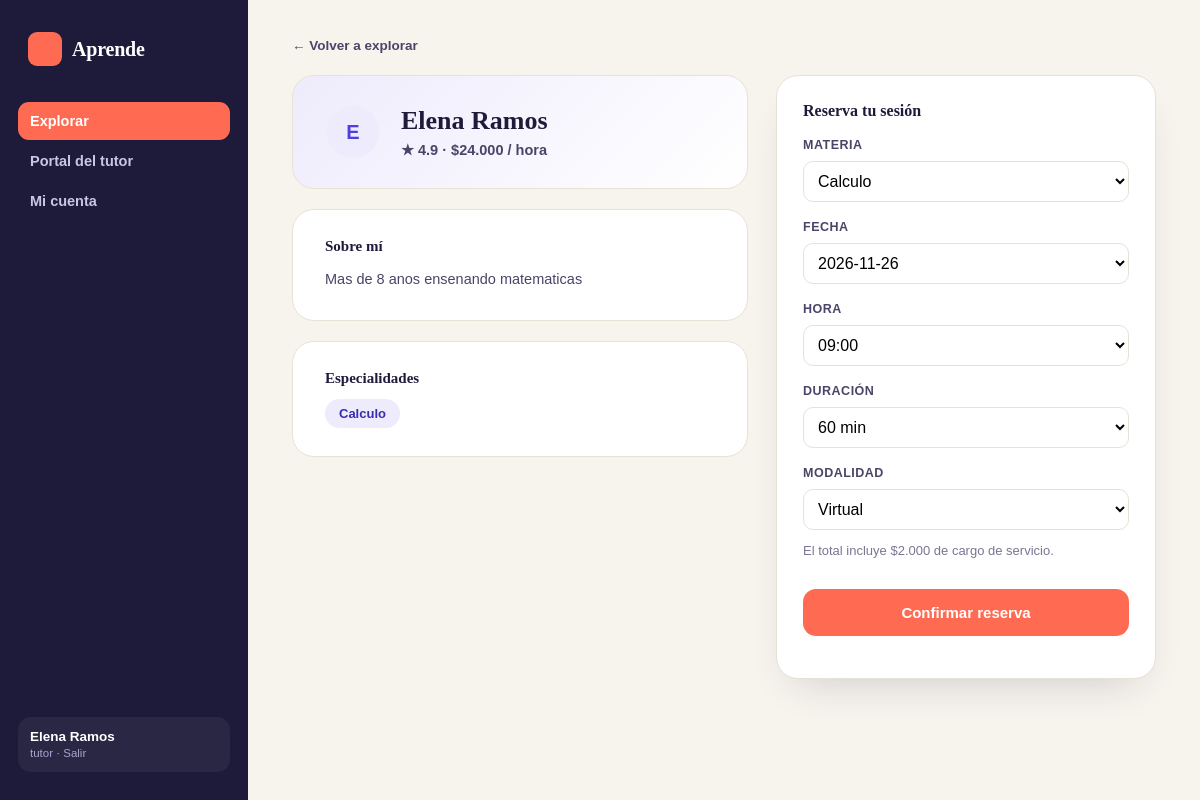
The page /php/perfil.php?id=1 (signed in) on the database its author committed.
### tables this page shows
CREATE TABLE tutores (
  id INT PRIMARY KEY,
  usuario_id INT,
  bio VARCHAR(300),
  tarifa_hora INT,
  calificacion_promedio DECIMAL(2,1),
  FOREIGN KEY (usuario_id) REFERENCES usuarios(id)
);

CREATE TABLE usuarios (
  id INT PRIMARY KEY,
  nombre VARCHAR(100),
  correo VARCHAR(100),
  clave VARCHAR(255),
  foto_url VARCHAR(200),
  tipo VARCHAR(10)
);

CREATE TABLE materias (
  id INT PRIMARY KEY,
  nombre VARCHAR(50)
);

### php/perfil.php (the view, shortened to what this page needs)
<?php
require 'includes/db.php';
require 'includes/layout.php';
$id = (int)($_GET['id'] ?? 0);
$st = $pdo->prepare('SELECT t.*, u.nombre FROM tutores t JOIN usuarios u ON u.id = t.usuario_id WHERE t.id = ?');
$st->execute([$id]);
$t = $st->fetch(PDO::FETCH_ASSOC);
$st = $pdo->prepare('SELECT m.id, m.nombre FROM materias m JOIN tutor_materia tm ON tm.materia_id = m.id WHERE tm.tutor_id = ?');
$st->execute([$id]);
$materias = $st->fetchAll(PDO::FETCH_ASSOC);
?>
<a class="back-link" href="explorar.php">← Volver a explorar</a>
<div class="profile-layout">
  <div>
    <div class="profile-hero"><div class="ini"><?= inicial($t['nombre']) ?></div>
      <div><h1><?= htmlspecialchars($t['nombre']) ?></h1><div class="subline">★ <?= $t['calificacion_promedio'] ?> · $<?= number_format($t['tarifa_hora'], 0, ',', '.') ?> / hora</div></div></div>
    <div class="card-block"><h3>Sobre mí</h3><p><?= htmlspecialchars($t['bio']) ?></p></div>
    <div class="card-block"><h3>Especialidades</h3><div class="pill-row"><?php foreach ($materias as $m) echo '<span class="pill">' . htmlspecialchars($m['nombre']) . '</span>'; ?></div></div>
  </div>
  <form method="post" class="booking-panel">
    <h3>Reserva tu sesión</h3>
    <div class="field-label">Materia</div>
    <select class="campo" name="materia_id"><?php foreach ($materias as $m) echo '<option value="' . $m['id'] . '">' . htmlspecialchars($m['nombre']) . '</option>'; ?></select>
    <div class="field-label">Fecha</div>
    <select class="campo" name="fecha"><?php for ($i = 1; $i <= 5; $i++) { $d = date('Y-m-d', strtotime("+$i day")); echo "<option>$d</option>"; } ?></select>
    <div class="field-label">Hora</div>
    <select class="campo" name="hora"><?php foreach (['09:00', '10:30', '14:00', '15:30', '17:00', '18:30'] as $h) echo "<option>$h</option>"; ?></select>
    <div class="field-label">Duración</div>
    <select class="campo" name="duracion"><option value="30">30 min</option><option value="60" selected>60 min</option><option value="90">90 min</option></select>
    <div class="field-label">Modalidad</div>
    <select class="campo" name="modalidad"><option value="virtual">Virtual</option><option value="presencial">Presencial</option></select>
    <p style="font-size:13px;color:var(--muted)">El total incluye $2.000 de cargo de servicio.</p>
    <button class="btn-primary">Confirmar reserva</button>
  </form>
</div>

### php/css/style.css (style rules this page uses)
:root { --ink:#1E1B3A; --ink-soft:#4A4568; --muted:#7B7593; --paper:#F7F4EE; --surface:#FFFFFF; --line:#E7E2D6; --primary:#4F3FE0; --primary-dark:#372DB0; --primary-wash:#EEEBFC; --coral:#FF6B52; --coral-dark:#E5573F; --gold:#F0A62A; --green:#1E9E70; --green-wash:#E4F5EE; --radius-sm:10px; --radius-md:16px; --radius-lg:22px; --shadow:0 1px 2px rgba(30,27,58,.04), 0 8px 24px -12px rgba(30,27,58,.12); }
* { box-sizing:border-box; }
html,body { margin:0;padding:0; }
body { font-family:'Manrope',sans-serif; background:var(--paper); color:var(--ink); -webkit-font-smoothing:antialiased; }
h1,h2,h3,.serif { font-family:'Fraunces',serif; }
a { color:inherit;text-decoration:none; }
button { font-family:inherit;cursor:pointer; }
.back-link { display:inline-flex;align-items:center;gap:7px; font-size:13.5px;font-weight:700;color:var(--ink-soft); border:none;background:none;padding:0;margin-bottom:22px; }
.profile-layout { display:grid;grid-template-columns:1fr 380px;gap:28px;align-items:start; }
.profile-hero { background:linear-gradient(135deg,var(--primary-wash),#fff); border:1px solid var(--line);border-radius:var(--radius-lg); padding:30px 34px;display:flex;gap:22px;align-items:center; }
.profile-hero h1 { font-size:26px;margin:0 0 6px;display:flex;align-items:center;gap:8px; }
.profile-hero .subline { display:flex;align-items:center;gap:16px;font-size:14.5px;color:var(--ink-soft);font-weight:600; }
.card-block { background:var(--surface);border:1px solid var(--line); border-radius:var(--radius-lg);padding:28px 32px;margin-top:20px; }
.card-block h3 { font-size:15px;margin:0 0 12px;font-weight:800; }
.card-block p { margin:0;font-size:14.5px;line-height:1.7;color:var(--ink-soft); }
.pill-row { display:flex;flex-wrap:wrap;gap:9px; }
.pill { background:var(--primary-wash);color:var(--primary-dark); font-size:13px;font-weight:700;padding:7px 14px;border-radius:100px; }
.booking-panel { position:sticky;top:36px; background:var(--surface);border:1px solid var(--line); border-radius:var(--radius-lg);padding:26px; box-shadow:0 20px 44px -20px rgba(30,27,58,.2); }
.booking-panel h3 { font-size:16px;font-weight:800;margin:0 0 18px; }
.field-label { font-size:12.5px;font-weight:800;color:var(--ink-soft);text-transform:uppercase;letter-spacing:.04em;margin:18px 0 9px; }
.btn-primary { width:100%;background:var(--coral);color:#fff;border:none; padding:15px;border-radius:13px;font-size:15px;font-weight:800; margin-top:18px;transition:.15s; }
.ini { width:52px;height:52px;border-radius:50%;background:var(--primary-wash);color:var(--primary);display:flex;align-items:center;justify-content:center;font-weight:800;font-size:20px;flex-shrink:0 }
.campo { width:100%;padding:10px;border:1.5px solid var(--line);border-radius:10px;font:inherit;background:#fff }

### rows shown on the page
tutores: usuario.nombre "E", usuario.nombre "Elena Ramos", calificacion_promedio "4.9", tarifa_hora "24.000", bio "Mas de 8 anos ensenando matematicas"
materias: nombre "Calculo"

### other values the page prints
$v[0] "Explorar"
$v[0] "Portal del tutor"
$v[0] "Mi cuenta"
$_SESSION['nombre'] "Elena Ramos"
$tipo "tutor"
form field materia_id "Calculo"
form field fecha "2026-11-26"
form field hora "09:00"
